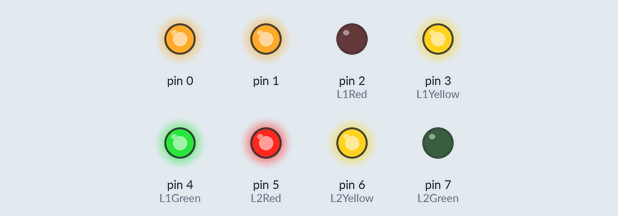
Recording of a sketch running on a simulated Arduino Uno, built with avr-gcc and run on an emulated ATmega328P. Parts: output pins drawn as LEDs (lit = HIGH).

Above: at 2.5 s.
At 5.5 s:
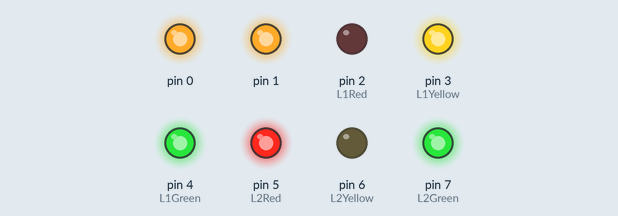
At 8.5 s:
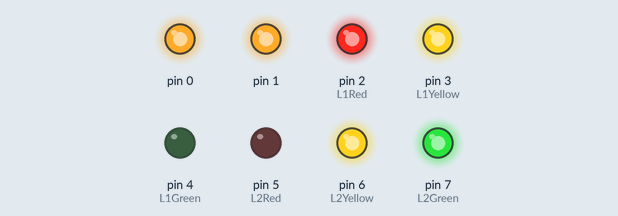
At 11.5 s:
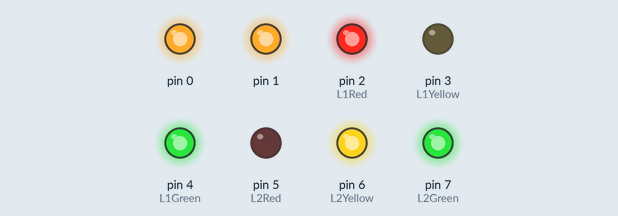
Timing chart, 0 to 15.6 s (numbered marks = the images above):
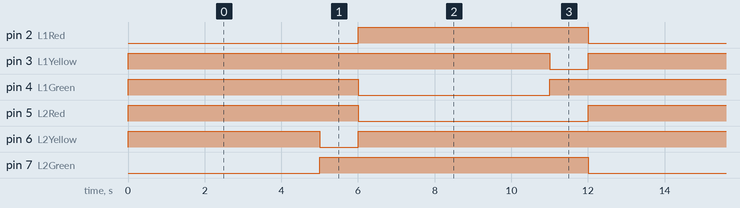

The sketch:

den_giao_thong.ino
```cpp
#define L1Red 2
#define L1Yellow 3
#define L1Green 4

#define L2Red 5
#define L2Yellow 6
#define L2Green 7

byte dem;

void setup() {
   for(byte i=0;i<8;i++){
    pinMode(i,OUTPUT);
   }
   for(byte i=0;i<8;i++){
    digitalWrite(i,HIGH);
   }
}

void ledoff(){
  for(byte i=0;i<8;i++){
    digitalWrite(i, HIGH);
  }
}

void loop() {
  Mode1();
}
void Mode1(){
  //1
  digitalWrite(L1Red, LOW);
  digitalWrite(L2Green, LOW);
  delay(5000);ledoff();
  //2
  digitalWrite(L1Red,LOW);
  digitalWrite(L2Yellow, LOW);
  delay(1000);ledoff();
  //3
  digitalWrite(L1Green, LOW);
  digitalWrite(L2Red, LOW);
  delay(5000);ledoff();
  //4
  digitalWrite(L2Red, LOW);
  digitalWrite(L1Yellow, LOW);
  delay(1000);ledoff();
}
```

Measured:
- by itself, pin 2 (L1Red), pin 5 (L2Red): alternates HIGH for 6.0 s and LOW for 6.0 s
- by itself, pin 3 (L1Yellow), pin 6 (L2Yellow): alternates HIGH for 11.0 s and LOW for 1.0 s
- by itself, pin 4 (L1Green), pin 7 (L2Green): alternates HIGH for 7.0 s and LOW for 5.0 s
